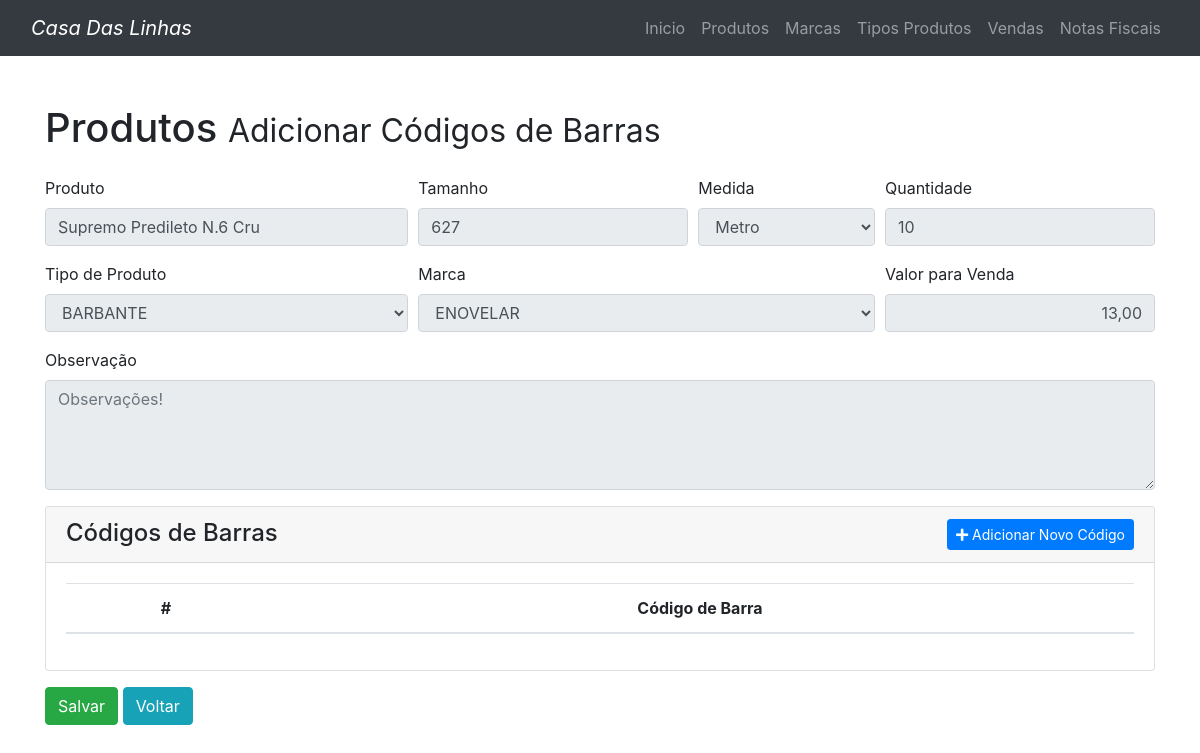
Before: /codigosBarrasProdutos/adicionar.php?id=2 with the older database file.
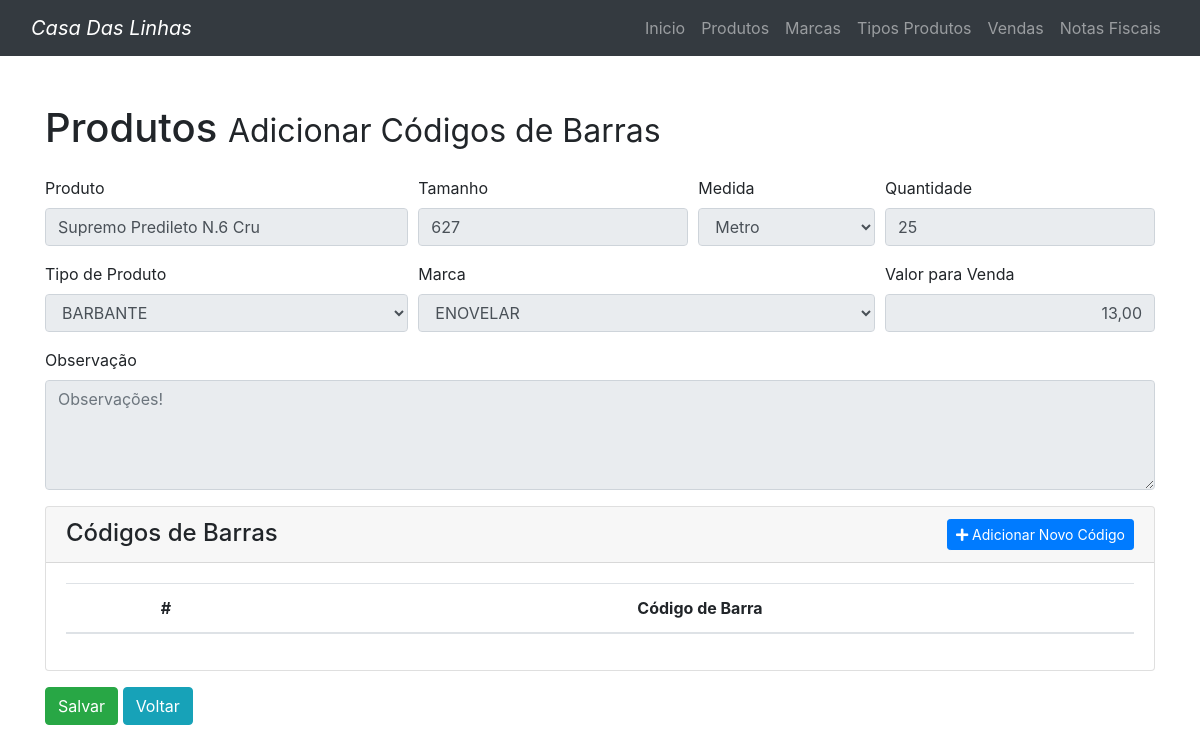
After: the same page with the newer database file.
### tables this page shows
CREATE TABLE `estoques` (
  `id` int(11) NOT NULL,
  `produto_id` int(11) NOT NULL,
  `nr_quantidade` int(11) NOT NULL
);

### conexaoBD/conexaoPDO.php (called while the page is built)
<?php
    class ConexaoPDO {
        public static $instance;
        public static function getInstance () {
            if(!isset(self::$instance)){
                try {
                    self::$instance = new PDO('mysql:host=localhost;dbname=casadaslinhas', 'root', '');
                    self::$instance->setAttribute( PDO::ATTR_ERRMODE, PDO::ERRMODE_EXCEPTION );
                    self::$instance->exec("set names utf8");
                } catch (PDOException $e) {
                    echo "Hovem algum problema com a CONEXAO com o Banco de Dados". $e->getMessage();
                    return false;
                }
            }
            return self::$instance;
        }
    }
?>

### validacoes/produtosValidacoes.php (called while the page is built, shortened)
<?php
    require_once DIR_DAO .'produtosDao.php';
    require_once DIR_CONEXAOBD.'conexaoPDO.php';
    class ProdutosValidacoes
    {
        private $produtosDao;
        public function __construct() {
            $this->produtosDao = new ProdutosDao();
        }
        public function buscarProduto($id) {
            try {
                return $this->produtosDao->buscarProduto($id);
            } catch (Exception $e) {
                return 0;
            }
        }
    }
?>

### dao/produtosDao.php (called while the page is built, shortened)
<?php
    require_once DIR_CONEXAOBD.'conexaoPDO.php';
    class ProdutosDao
    {
        private $conexaoBD;
        public function __construct() {
            $this->conexaoBD = ConexaoPDO::getInstance();
        }
        public function buscarProduto($id) {
            $sql = "SELECT P.id, P.st_produto, P.marca_id, P.st_observacao, P.vl_valor_venda, P.st_tamanho, P.st_medida ,P.tipo_produto_id "
                  ."FROM produtos P INNER JOIN marcas M ON M.id = P.marca_id "
                  ."WHERE P.id = ".$id;
            try {
                $statement = $this->conexaoBD->prepare($sql);
                $statement->execute();
                return $statement->fetch(PDO::FETCH_ASSOC);
            } catch (PDOException $e) {
                throw new Exception($e);
            }
        }
    }
?>

### validacoes/estoquesValidacoes.php (called while the page is built, shortened)
<?php
require_once DIR_DAO . 'estoquesDao.php';
class estoquesValidacoes {
    private $estoquesDao;
    public function __construct() {
        $this->estoquesDao = new estoquesDao();
    }
    public function buscarItemDoEstoque($produto_id) {
        try {
            return $this->estoquesDao->buscarItemDoEstoque($produto_id);
        } catch (Exception $e) {
            return 0;
        }
    }
}
?>

### dao/estoquesDao.php (called while the page is built, shortened)
<?php
require_once DIR_CONEXAOBD . 'conexaoPDO.php';
class estoquesDao {
    private $conexaoBD;
    public function __construct() {
        $this->conexaoBD = ConexaoPDO::getInstance();
    }
    public function buscarItemDoEstoque($produto_id) {
        try {
            $sql = "SELECT id, produto_id, nr_quantidade FROM estoques WHERE produto_id = :produto_id";
            $statement = $this->conexaoBD->prepare($sql);
            $statement->bindValue(":produto_id", $produto_id, PDO::PARAM_INT);
            $statement->execute();
            return $statement->fetch(PDO::FETCH_ASSOC);
        } catch (Exception $e) {
           throw new Exception($e);
        }
    }
}
?>

### codigosBarrasProdutos/adicionar.php (the view, shortened to what the changed rows need)
<?php
    require_once '../parts/header.php';
    require_once DIR_VALIDACOES . 'produtosValidacoes.php';
    require_once DIR_VALIDACOES . 'estoquesValidacoes.php';
    $id = $_GET['id'];
    $estoqueValidacoes = new EstoquesValidacoes();
    $produtosValidacoes = new ProdutosValidacoes();
    $produto = $produtosValidacoes->buscarProduto($id);
    $estoque = $estoqueValidacoes->buscarItemDoEstoque($produto['id']);
?>
<div class="container my-5">
    <h1 class="my-4">Produtos
        <small>Adicionar Códigos de Barras</small>
    </h1>
    <form method="post">
        <div class="form-row">
            <div class="form-group col-md-3">
                <label>Quantidade</label>
                <input class="form-control" id="nr_quatidade_estoque" name="nr_quatidade_estoque" value="<?php echo $estoque['nr_quantidade']?>" placeholder="Informe a Quantidade" disabled>
            </div>
        </div>
        <div class="form-row">
            <div class="form-group col-md-12">
                <div class="card">
                    <div class="card-body">
                        <table class="table">
                            <thead>
                                <tr class="text-center">
                                    <th>#</th>
                                    <th>Código de Barra</th>
                                </tr>
                            </thead>
                        </table>
                    </div>
                </div>
            </div>
        </div>
    </form>
</div>
<?php
    require_once DIR_PARTS . 'footer.php';
?>

Changed rows visible on the page:
changed estoques: nr_quatidade_estoque "10" → "25"
